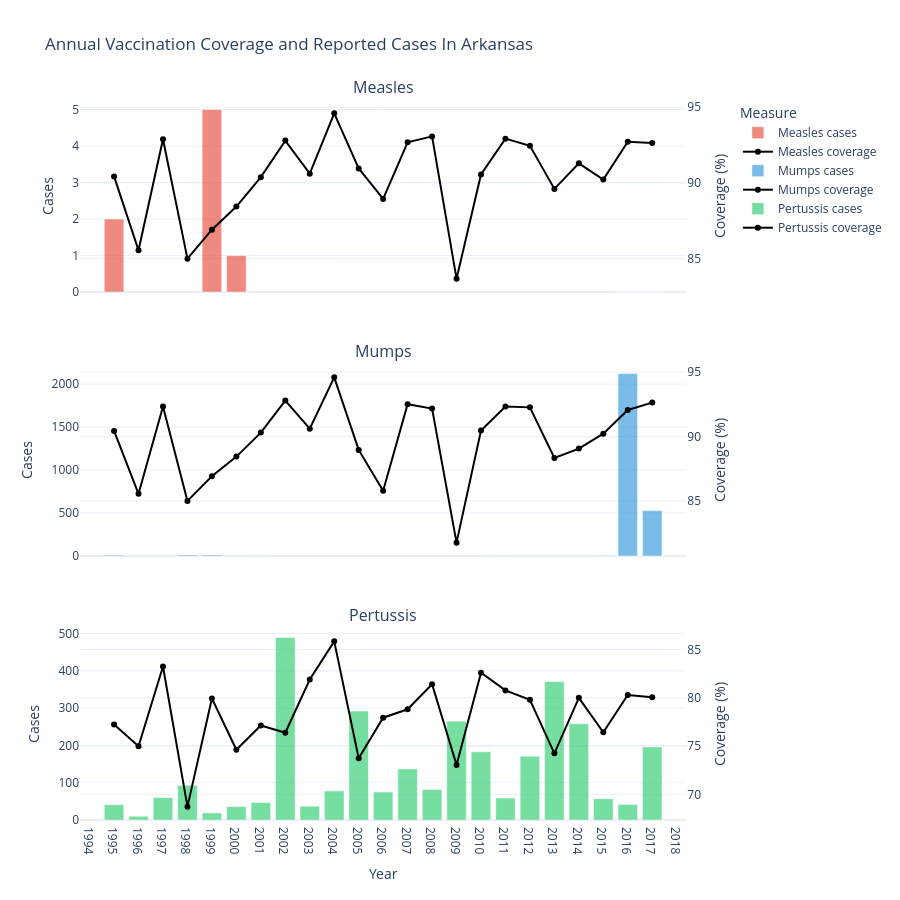

The code cell stored with this chart in its notebook:
### Code cell
graph_coverage_cases_df(arkansas_yearly_coverage_cases_df, 'Arkansas')

### Figure 1 — Plotly figure (JSON) as saved in the notebook; plotly's stock layout.template omitted (floating-point values rounded to 4 significant figures)
{"data": [{"hovertemplate": "Year: %{x}<br>Cases: %{y:,.0f}<extra></extra>", "marker": {"color": "#E74C3C"}, "name": "Measles cases", "opacity": 0.65, "type": "bar", "x": [1995, 1996, 1997, 1998, 1999, 2000, 2001, 2002, 2003, 2004, 2005, 2006, 2007, 2008, 2009, 2010, 2011, 2012, 2013, 2014, 2015, 2016, 2017], "xaxis": "x", "y": [2.0, NaN, NaN, NaN, 5.0, 1.0, NaN, NaN, NaN, NaN, NaN, NaN, NaN, NaN, NaN, NaN, NaN, NaN, NaN, NaN, NaN, 0.0, 0.0], "yaxis": "y"}, {"hovertemplate": "Year: %{x}<br>Coverage: %{y:.2f}%<extra></extra>", "line": {"color": "black", "width": 2}, "marker": {"size": 6}, "mode": "lines+markers", "name": "Measles coverage", "type": "scatter", "x": [1995, 1996, 1997, 1998, 1999, 2000, 2001, 2002, 2003, 2004, 2005, 2006, 2007, 2008, 2009, 2010, 2011, 2012, 2013, 2014, 2015, 2016, 2017], "xaxis": "x", "y": [90.43, 85.55, 92.88, 85.0, 86.91, 88.44, 90.38, 92.79, 90.61, 94.59, 90.95, 88.94, 92.68, 93.07, 83.68, 90.56, 92.92, 92.45, 89.6, 91.29, 90.22, 92.72, 92.63], "yaxis": "y2"}, {"hovertemplate": "Year: %{x}<br>Cases: %{y:,.0f}<extra></extra>", "marker": {"color": "#3498DB"}, "name": "Mumps cases", "opacity": 0.65, "type": "bar", "x": [1995, 1996, 1997, 1998, 1999, 2000, 2001, 2002, 2003, 2004, 2005, 2006, 2007, 2008, 2009, 2010, 2011, 2012, 2013, 2014, 2015, 2016, 2017], "xaxis": "x2", "y": [10.0, 1.0, 1.0, 12.0, 12.0, 5.0, 1.0, NaN, NaN, NaN, NaN, NaN, NaN, NaN, NaN, NaN, 3.0, 1.0, 2.0, 1.0, 6.0, 2122.0, 528.0], "yaxis": "y3"}, {"hovertemplate": "Year: %{x}<br>Coverage: %{y:.2f}%<extra></extra>", "line": {"color": "black", "width": 2}, "marker": {"size": 6}, "mode": "lines+markers", "name": "Mumps coverage", "type": "scatter", "x": [1995, 1996, 1997, 1998, 1999, 2000, 2001, 2002, 2003, 2004, 2005, 2006, 2007, 2008, 2009, 2010, 2011, 2012, 2013, 2014, 2015, 2016, 2017], "xaxis": "x2", "y": [90.43, 85.55, 92.32, 85.0, 86.91, 88.44, 90.3, 92.79, 90.61, 94.59, 88.96, 85.79, 92.51, 92.17, 81.76, 90.47, 92.32, 92.26, 88.33, 89.06, 90.22, 92.06, 92.63], "yaxis": "y4"}, {"hovertemplate": "Year: %{x}<br>Cases: %{y:,.0f}<extra></extra>", "marker": {"color": "#2ECC71"}, "name": "Pertussis cases", "opacity": 0.65, "type": "bar", "x": [1995, 1996, 1997, 1998, 1999, 2000, 2001, 2002, 2003, 2004, 2005, 2006, 2007, 2008, 2009, 2010, 2011, 2012, 2013, 2014, 2015, 2016, 2017], "xaxis": "x3", "y": [41.0, 10.0, 60.0, 93.0, 19.0, 36.0, 47.0, 489.0, 37.0, 78.0, 292.0, 75.0, 137.0, 82.0, 265.0, 183.0, 59.0, 171.0, 371.0, 258.0, 57.0, 42.0, 196.0], "yaxis": "y5"}, {"hovertemplate": "Year: %{x}<br>Coverage: %{y:.2f}%<extra></extra>", "line": {"color": "black", "width": 2}, "marker": {"size": 6}, "mode": "lines+markers", "name": "Pertussis coverage", "type": "scatter", "x": [1995, 1996, 1997, 1998, 1999, 2000, 2001, 2002, 2003, 2004, 2005, 2006, 2007, 2008, 2009, 2010, 2011, 2012, 2013, 2014, 2015, 2016, 2017], "xaxis": "x3", "y": [77.24, 75.01, 83.23, 68.77, 79.93, 74.65, 77.15, 76.4, 81.89, 85.83, 73.76, 77.95, 78.82, 81.4, 73.08, 82.6, 80.77, 79.79, 74.27, 80.0, 76.45, 80.29, 80.05], "yaxis": "y6"}], "layout": {"annotations": [{"font": {"size": 16}, "showarrow": false, "text": "Measles", "x": 0.47, "xanchor": "center", "xref": "paper", "y": 1, "yanchor": "bottom", "yref": "paper"}, {"font": {"size": 16}, "showarrow": false, "text": "Mumps", "x": 0.47, "xanchor": "center", "xref": "paper", "y": 0.6333, "yanchor": "bottom", "yref": "paper"}, {"font": {"size": 16}, "showarrow": false, "text": "Pertussis", "x": 0.47, "xanchor": "center", "xref": "paper", "y": 0.2667, "yanchor": "bottom", "yref": "paper"}], "bargap": 0.2, "height": 900, "hovermode": "x unified", "legend": {"title": {"text": "Measure"}}, "title": {"text": "Annual Vaccination Coverage and Reported Cases In Arkansas"}, "xaxis": {"anchor": "y", "domain": [0, 0.94], "matches": "x3", "showticklabels": false}, "xaxis2": {"anchor": "y3", "domain": [0, 0.94], "matches": "x3", "showticklabels": false}, "xaxis3": {"anchor": "y5", "domain": [0, 0.94], "dtick": 1, "title": {"text": "Year"}}, "yaxis": {"anchor": "x", "domain": [0.7333, 1], "title": {"text": "Cases"}}, "yaxis2": {"anchor": "x", "overlaying": "y", "side": "right", "title": {"text": "Coverage (%)"}}, "yaxis3": {"anchor": "x2", "domain": [0.3667, 0.6333], "title": {"text": "Cases"}}, "yaxis4": {"anchor": "x2", "overlaying": "y3", "side": "right", "title": {"text": "Coverage (%)"}}, "yaxis5": {"anchor": "x3", "domain": [0, 0.2667], "title": {"text": "Cases"}}, "yaxis6": {"anchor": "x3", "overlaying": "y5", "side": "right", "title": {"text": "Coverage (%)"}}}}
